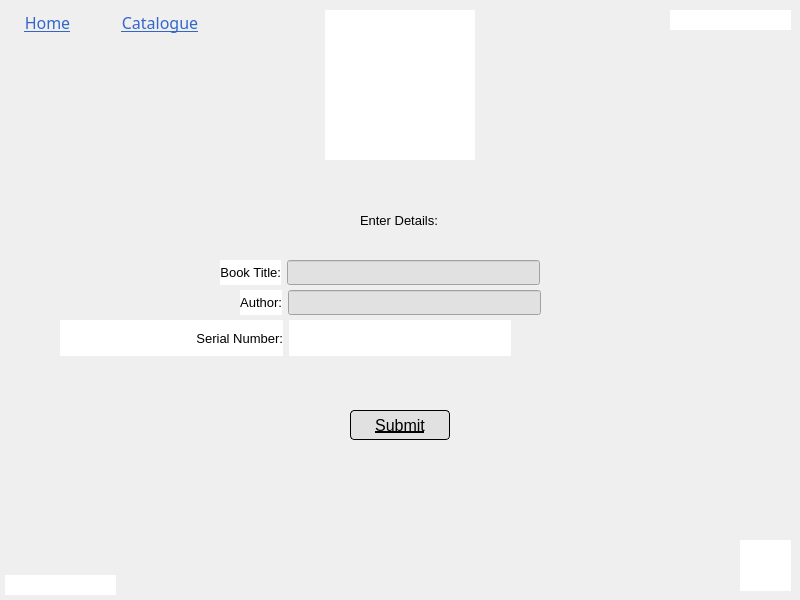
<?xml version="1.0" encoding="UTF-8"?>
<ui version="4.0">
 <class>add_new_book_screen</class>
 <widget class="QWidget" name="add_new_book_screen">
  <property name="geometry">
   <rect>
    <x>0</x>
    <y>0</y>
    <width>800</width>
    <height>600</height>
   </rect>
  </property>
  <property name="windowTitle">
   <string>Form</string>
  </property>
  <widget class="QPushButton" name="pushButton_modifyCatalogue">
   <property name="geometry">
    <rect>
     <x>110</x>
     <y>10</y>
     <width>100</width>
     <height>24</height>
    </rect>
   </property>
   <property name="font">
    <font>
     <family>Italic Outline Art</family>
     <pointsize>12</pointsize>
     <bold>false</bold>
     <underline>true</underline>
    </font>
   </property>
   <property name="cursor">
    <cursorShape>PointingHandCursor</cursorShape>
   </property>
   <property name="styleSheet">
    <string notr="true">background-color: 0;
border-radius: 15px;
border-color: 0;
color: #3366CC;
</string>
   </property>
   <property name="text">
    <string>Catalogue</string>
   </property>
  </widget>
  <widget class="QLabel" name="label_username">
   <property name="geometry">
    <rect>
     <x>670</x>
     <y>10</y>
     <width>121</width>
     <height>20</height>
    </rect>
   </property>
   <property name="layoutDirection">
    <enum>Qt::LeftToRight</enum>
   </property>
   <property name="styleSheet">
    <string notr="true">text-align: right;
background-color: rgb(255, 255, 255);
</string>
   </property>
   <property name="text">
    <string/>
   </property>
  </widget>
  <widget class="QPushButton" name="pushButton_home">
   <property name="geometry">
    <rect>
     <x>10</x>
     <y>10</y>
     <width>75</width>
     <height>24</height>
    </rect>
   </property>
   <property name="font">
    <font>
     <family>Italic Outline Art</family>
     <pointsize>12</pointsize>
     <bold>false</bold>
     <underline>true</underline>
    </font>
   </property>
   <property name="cursor">
    <cursorShape>PointingHandCursor</cursorShape>
   </property>
   <property name="styleSheet">
    <string notr="true">background-color: 0;
border-radius: 15px;
border-color: 0;
color: #3366CC;
</string>
   </property>
   <property name="text">
    <string>Home</string>
   </property>
  </widget>
  <widget class="QLabel" name="label_title">
   <property name="geometry">
    <rect>
     <x>740</x>
     <y>540</y>
     <width>51</width>
     <height>51</height>
    </rect>
   </property>
   <property name="styleSheet">
    <string notr="true">background-color: rgb(255, 255, 255);</string>
   </property>
   <property name="text">
    <string/>
   </property>
   <property name="scaledContents">
    <bool>false</bool>
   </property>
  </widget>
  <widget class="QLabel" name="label_heading">
   <property name="geometry">
    <rect>
     <x>325</x>
     <y>10</y>
     <width>150</width>
     <height>150</height>
    </rect>
   </property>
   <property name="styleSheet">
    <string notr="true">background-color: rgb(255, 255, 255);</string>
   </property>
   <property name="text">
    <string/>
   </property>
  </widget>
  <widget class="QLabel" name="label">
   <property name="geometry">
    <rect>
     <x>360</x>
     <y>210</y>
     <width>80</width>
     <height>20</height>
    </rect>
   </property>
   <property name="font">
    <font>
     <family>Arial</family>
     <pointsize>10</pointsize>
    </font>
   </property>
   <property name="styleSheet">
    <string notr="true">text-align: centre;</string>
   </property>
   <property name="text">
    <string>Enter Details:</string>
   </property>
  </widget>
  <widget class="QPushButton" name="pushButton">
   <property name="geometry">
    <rect>
     <x>350</x>
     <y>410</y>
     <width>100</width>
     <height>30</height>
    </rect>
   </property>
   <property name="font">
    <font>
     <family>Arial</family>
     <pointsize>12</pointsize>
     <underline>true</underline>
    </font>
   </property>
   <property name="cursor">
    <cursorShape>PointingHandCursor</cursorShape>
   </property>
   <property name="styleSheet">
    <string notr="true">background: #E1E1E1;
border: 1px solid #000000;
border-radius: 4px;</string>
   </property>
   <property name="text">
    <string>Submit</string>
   </property>
  </widget>
  <widget class="QLabel" name="label_date">
   <property name="geometry">
    <rect>
     <x>5</x>
     <y>575</y>
     <width>111</width>
     <height>20</height>
    </rect>
   </property>
   <property name="styleSheet">
    <string notr="true">background-color: rgb(255, 255, 255);</string>
   </property>
   <property name="text">
    <string/>
   </property>
   <property name="alignment">
    <set>Qt::AlignLeading|Qt::AlignLeft|Qt::AlignVCenter</set>
   </property>
  </widget>
  <widget class="QWidget" name="">
   <property name="geometry">
    <rect>
     <x>220</x>
     <y>260</y>
     <width>320</width>
     <height>25</height>
    </rect>
   </property>
   <layout class="QHBoxLayout" name="horizontalLayout">
    <item>
     <widget class="QLabel" name="label_bookTitle">
      <property name="font">
       <font>
        <family>Arial</family>
        <pointsize>10</pointsize>
       </font>
      </property>
      <property name="styleSheet">
       <string notr="true">background-color: rgb(255, 255, 255);</string>
      </property>
      <property name="text">
       <string>Book Title:</string>
      </property>
      <property name="alignment">
       <set>Qt::AlignRight|Qt::AlignTrailing|Qt::AlignVCenter</set>
      </property>
     </widget>
    </item>
    <item>
     <widget class="QLineEdit" name="lineEdit_title">
      <property name="minimumSize">
       <size>
        <width>250</width>
        <height>0</height>
       </size>
      </property>
      <property name="font">
       <font>
        <family>Italic Outline Art</family>
        <pointsize>10</pointsize>
       </font>
      </property>
      <property name="styleSheet">
       <string notr="true">background: #E1E1E1;</string>
      </property>
      <property name="text">
       <string/>
      </property>
     </widget>
    </item>
   </layout>
  </widget>
  <widget class="QWidget" name="">
   <property name="geometry">
    <rect>
     <x>240</x>
     <y>290</y>
     <width>301</width>
     <height>25</height>
    </rect>
   </property>
   <layout class="QHBoxLayout" name="horizontalLayout_2">
    <item>
     <widget class="QLabel" name="label_author">
      <property name="font">
       <font>
        <family>Arial</family>
        <pointsize>10</pointsize>
       </font>
      </property>
      <property name="styleSheet">
       <string notr="true">background-color: rgb(255, 255, 255);</string>
      </property>
      <property name="text">
       <string>Author:</string>
      </property>
      <property name="alignment">
       <set>Qt::AlignRight|Qt::AlignTrailing|Qt::AlignVCenter</set>
      </property>
     </widget>
    </item>
    <item>
     <widget class="QLineEdit" name="lineEdit_author">
      <property name="font">
       <font>
        <family>Italic Outline Art</family>
        <pointsize>10</pointsize>
       </font>
      </property>
      <property name="styleSheet">
       <string notr="true">background: #E1E1E1;</string>
      </property>
      <property name="text">
       <string/>
      </property>
     </widget>
    </item>
   </layout>
  </widget>
  <widget class="QWidget" name="">
   <property name="geometry">
    <rect>
     <x>60</x>
     <y>320</y>
     <width>451</width>
     <height>36</height>
    </rect>
   </property>
   <layout class="QHBoxLayout" name="horizontalLayout_3">
    <item>
     <widget class="QLabel" name="label_sn">
      <property name="minimumSize">
       <size>
        <width>100</width>
        <height>0</height>
       </size>
      </property>
      <property name="font">
       <font>
        <family>Arial</family>
        <pointsize>10</pointsize>
       </font>
      </property>
      <property name="styleSheet">
       <string notr="true">background-color: rgb(255, 255, 255);</string>
      </property>
      <property name="text">
       <string>Serial Number:</string>
      </property>
      <property name="alignment">
       <set>Qt::AlignRight|Qt::AlignTrailing|Qt::AlignVCenter</set>
      </property>
     </widget>
    </item>
    <item>
     <widget class="QLabel" name="label_snDisplay">
      <property name="minimumSize">
       <size>
        <width>0</width>
        <height>34</height>
       </size>
      </property>
      <property name="font">
       <font>
        <family>Arial</family>
        <pointsize>10</pointsize>
        <italic>true</italic>
       </font>
      </property>
      <property name="styleSheet">
       <string notr="true">background-color: rgb(255, 255, 255);</string>
      </property>
      <property name="text">
       <string/>
      </property>
     </widget>
    </item>
   </layout>
  </widget>
 </widget>
 <resources/>
 <connections/>
</ui>
